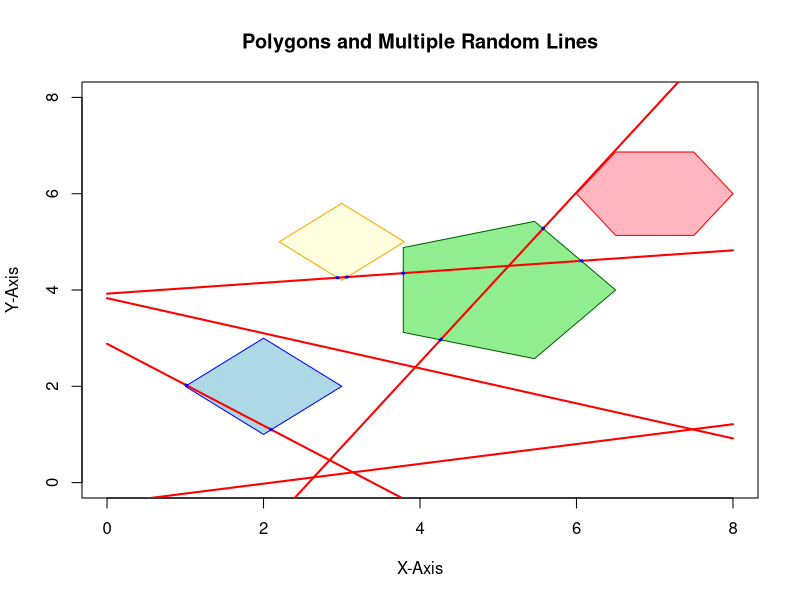

The R source for this figure:
# Load necessary library
set.seed(123)  # For reproducibility

# Step 1: Generate multiple random polygons
generate_random_polygon <- function(center_x, center_y, num_sides, radius) {
  angles <- seq(0, 2 * pi, length.out = num_sides + 1)
  x <- center_x + radius * cos(angles)
  y <- center_y + radius * sin(angles)
  return(data.frame(x = x, y = y))
}

# Create random polygons
polygon1 <- generate_random_polygon(2, 2, 4, 1)  # Square near (2, 2)
polygon2 <- generate_random_polygon(5, 4, 5, 1.5)  # Pentagon near (5, 4)
polygon3 <- generate_random_polygon(7, 6, 6, 1)  # Hexagon near (7, 6)
polygon4 <- generate_random_polygon(3, 5, 4, 0.8)  # Smaller square near (3, 5)

# Step 2: Plot the polygons
plot(0, 0, type = "n", xlim = c(0, 8), ylim = c(0, 8), xlab = "X-Axis", ylab = "Y-Axis",
     main = "Polygons and Multiple Random Lines")

polygon(polygon1$x, polygon1$y, col = "lightblue", border = "blue")
polygon(polygon2$x, polygon2$y, col = "lightgreen", border = "darkgreen")
polygon(polygon3$x, polygon3$y, col = "lightpink", border = "red")
polygon(polygon4$x, polygon4$y, col = "lightyellow", border = "orange")

# Step 3: Function to check if two line segments intersect
do_segments_intersect <- function(x1, y1, x2, y2, x3, y3, x4, y4) {
  # Calculate the direction of each segment
  det <- (x2 - x1) * (y4 - y3) - (y2 - y1) * (x4 - x3)
  if (det == 0) return(FALSE)  # Parallel or collinear segments
  
  # Calculate intersection point using parametric equations
  t <- ((x3 - x1) * (y4 - y3) - (y3 - y1) * (x4 - x3)) / det
  u <- ((x3 - x1) * (y2 - y1) - (y3 - y1) * (x2 - x1)) / det
  
  # Check if intersection lies on both segments
  return(t >= 0 && t <= 1 && u >= 0 && u <= 1)
}

# Step 4: Function to draw a random line and highlight overlapping segments
draw_random_line_and_highlight_overlaps <- function() {
  slope <- runif(1, -2, 2)   # Random slope between -2 and 2
  intercept <- runif(1, -5, 5)  # Random intercept between -5 and 5
  line_x <- seq(0, 8, by = 0.01)
  line_y <- slope * line_x + intercept
  
  # Draw the random line
  lines(line_x, line_y, col = "red", lwd = 2)
  
  # Step 5: Highlight overlapping segments
  for (polygon in list(polygon1, polygon2, polygon3, polygon4)) {
    for (i in 1:(length(line_x) - 1)) {
      for (j in 1:(nrow(polygon) - 1)) {
        if (do_segments_intersect(line_x[i], line_y[i], line_x[i + 1], line_y[i + 1],
                                  polygon$x[j], polygon$y[j], polygon$x[j + 1], polygon$y[j + 1])) {
          # Highlight the entire overlapping segment
          segments(line_x[i], line_y[i], line_x[i + 1], line_y[i + 1], col = "blue", lwd = 3)
        }
      }
    }
  }
}

# Step 6: Draw multiple random lines and highlight overlaps
num_lines <- 5  # Number of random lines to draw
for (i in 1:num_lines) {
  draw_random_line_and_highlight_overlaps()
}
